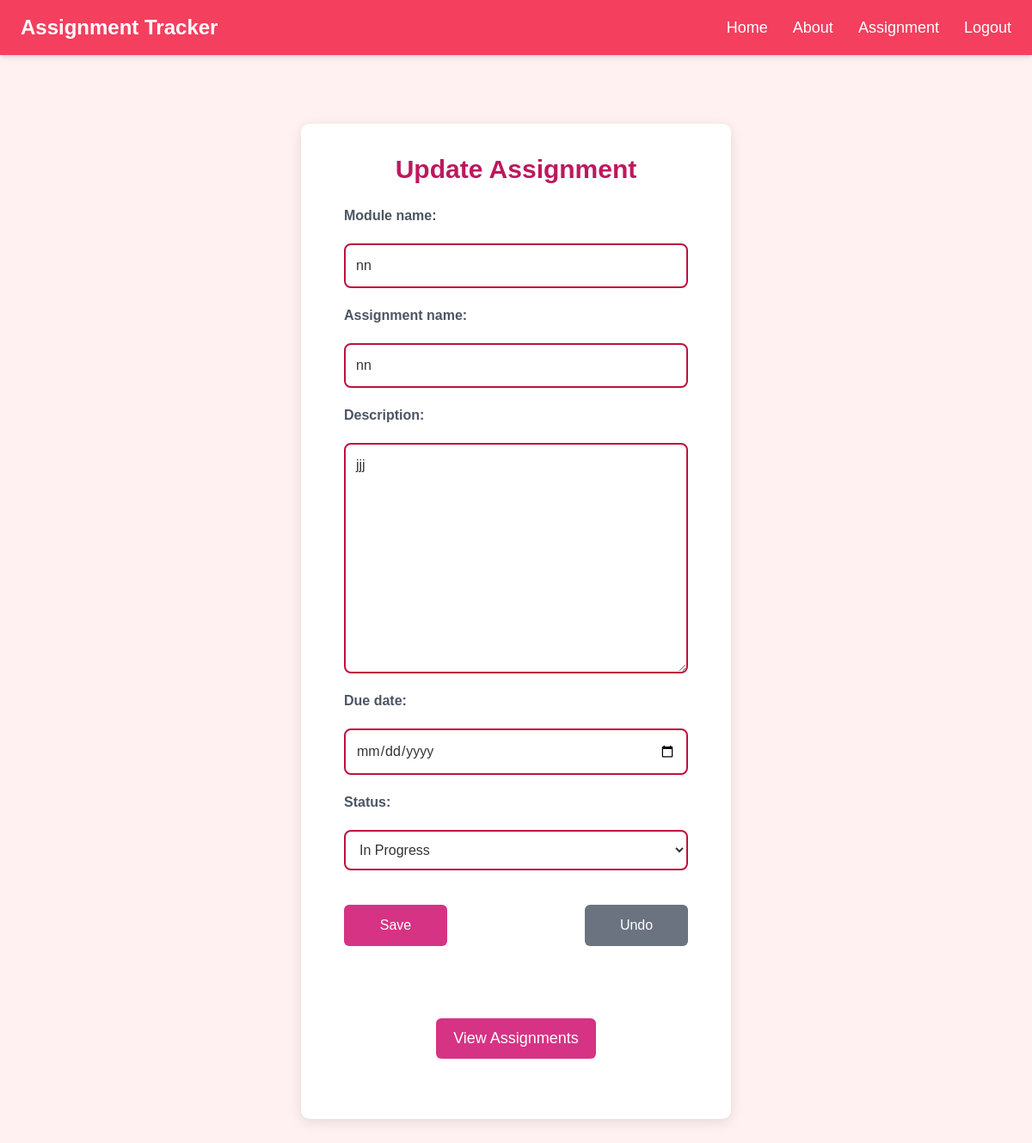
Screenshot of /addlist/add_assignment/2/ (signed in) with the database file from the repository.
### tracker/models.py (models this page shows, shortened)
class Assignment(models.Model):
    STATUS_CHOICES = [
        ('Not Started', 'Not Started'),
        ('In Progress', 'In Progress'),
        ('Completed', 'Completed'),
    ]
    user = models.ForeignKey(User, on_delete=models.CASCADE)
    module_name = models.CharField(max_length=100)
    assignment_name = models.CharField(max_length=255)
    description = models.TextField()
    due_date = models.DateField()
    status = models.CharField(max_length=15, choices=STATUS_CHOICES, default='Not Started')

### tracker/views.py (the view)
# urls.py: path('add_assignment/', views.add_assignment, name='add_assignment'),
@login_required
def add_assignment(request, assignment_id=None):
    assignment = get_object_or_404(Assignment, id=assignment_id, user=request.user) if assignment_id else None
    if request.method == 'POST':
        form = AssignmentForm(request.POST, instance=assignment)
        if form.is_valid():
            assignment = form.save(commit=False)
            assignment.user = request.user  # Associate the assignment with the logged-in user
            assignment.save()
            return redirect('assignments_list')
    else:
        form = AssignmentForm(instance=assignment)
    return render(request, 'addlist/add_assignment.html', {'form': form})

### tracker/forms.py
class AssignmentForm(forms.ModelForm):
    class Meta:
        model = Assignment
        fields = ['module_name', 'assignment_name', 'description', 'due_date', 'status']

### templates/addlist/add_assignment.html (shortened to what this page needs)
<nav class="bg-rose-500 text-white px-6 py-4 flex justify-between items-center shadow-md">
    <div class="text-2xl font-bold">Assignment Tracker</div>
    <div class="space-x-6 text-lg">
      <a href="{% url 'home' %}" class="hover:underline">Home</a>
      <a href="{% url 'about' %}" class="hover:underline">About</a>
      <a href="{% url 'assignments_list' %}" class="hover:underline">Assignment</a>
      {% if user.is_authenticated %}
      <a href="{% url 'logout' %}" class="nav-link">Logout</a>
  {% else %}
      <a href="{% url 'login' %}" class="nav-link">Login</a>
  {% endif %}
    </div>
  </nav>
<!DOCTYPE html>
<html>
<head>
    <script src="https://cdn.tailwindcss.com"></script>
</head>
<body>
    <div class="container">
        <h2>{% if form.instance.pk %}Update{% else %}Add{% endif %} Assignment</h2>
        <form method="POST" id="assignment-form">
            <label>Module name:</label>
            {{ form.module_name }}
            <label>Assignment name:</label>
            {{ form.assignment_name }}
            <label>Description:</label>
            {{ form.description }}
            <label>Due date:</label>
            <input type="date" name="due_date" id="due_date" required placeholder="Format: dd/mm/yyyy">
            <label>Status:</label>
            {{ form.status }}
            <div class="button-container">
                <button type="button" class="save-btn" id="save-btn">Save</button>
                <button type="reset" class="undo-btn" id="reset-btn">Undo</button>
            </div>
        </form>
        <br>
        <br>
        <a href="{% url 'assignments_list' %}" class="view-btn">View Assignments</a>
    </div>
</body>
</html>

### templates/addlist/add_assignment.html (style rules this page uses)
body { font-family: Arial, sans-serif; background-color: #fff1f2; margin: 0; padding: 0; color: #333; }
.container { width: 100%; max-width: 500px; margin: 80px auto 50px auto; padding: 30px; background: #fff; border-radius: 10px; box-shadow: 0 4px 15px rgba(0, 0, 0, 0.1); display: flex; flex-direction: column; align-items: center; justify-content: center; }
h2 { text-align: center; font-size: 30px; margin-bottom: 20px; color: #be185d; font-weight: bold; }
form { display: flex; flex-direction: column; gap: 20px; }
label { font-weight: bold; font-size: 16px; color: #4b5563; }
input, textarea, select { padding: 12px; font-size: 16px; border: 2px solid #be123c; border-radius: 0.5rem; outline: none; background-color: #ffffff; width: 100%; max-width: 400px; box-sizing: border-box; }
.button-container { display: flex; justify-content: space-between; margin-top: 20px; }
button { padding: 12px 20px; font-size: 16px; border-radius: 6px; cursor: pointer; min-width: 120px; border: none; transition: background-color 0.3s ease; }
.save-btn { background-color: #d63384; color: white; }
.undo-btn { background-color: #6b7280; color: white; }
.view-btn { background-color: #d63384; color: white; display: block; width: fit-content; margin: 20px auto 40px; padding: 10px 20px; font-size: 18px; border-radius: 6px; text-decoration: none; text-align: center; }
.nav-link { color: white; text-decoration: none; font-size: 18px; margin: 0 15px; }

### rows the page displays
Assignment: module_name "nn", assignment_name "nn", description "jjj", status "In Progress"
